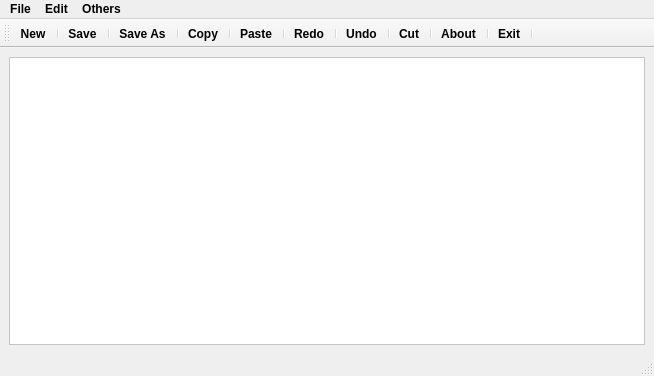
<?xml version="1.0" encoding="UTF-8"?>
<ui version="4.0">
 <class>MyNotepad</class>
 <widget class="QMainWindow" name="MyNotepad">
  <property name="geometry">
   <rect>
    <x>0</x>
    <y>0</y>
    <width>654</width>
    <height>376</height>
   </rect>
  </property>
  <property name="font">
   <font>
    <family>Arial</family>
    <bold>true</bold>
   </font>
  </property>
  <property name="windowTitle">
   <string>MyNotepad</string>
  </property>
  <property name="windowIcon">
   <iconset resource="myNotepad-Icons.qrc">
    <normaloff>:/icons/icon/notes.png</normaloff>:/icons/icon/notes.png</iconset>
  </property>
  <property name="autoFillBackground">
   <bool>false</bool>
  </property>
  <property name="styleSheet">
   <string notr="true">
</string>
  </property>
  <property name="dockNestingEnabled">
   <bool>false</bool>
  </property>
  <property name="unifiedTitleAndToolBarOnMac">
   <bool>true</bool>
  </property>
  <widget class="QWidget" name="centralwidget">
   <layout class="QVBoxLayout" name="verticalLayout">
    <item>
     <widget class="QTextEdit" name="textEdit">
      <property name="styleSheet">
       <string notr="true">background-color: rgb(255, 255, 255);</string>
      </property>
     </widget>
    </item>
   </layout>
  </widget>
  <widget class="QMenuBar" name="menubar">
   <property name="geometry">
    <rect>
     <x>0</x>
     <y>0</y>
     <width>654</width>
     <height>21</height>
    </rect>
   </property>
   <widget class="QMenu" name="menuFile">
    <property name="title">
     <string>File</string>
    </property>
    <addaction name="actionNew"/>
    <addaction name="actionOpen"/>
    <addaction name="separator"/>
    <addaction name="actionSave"/>
    <addaction name="separator"/>
    <addaction name="actionSave_As"/>
    <addaction name="actionPrint"/>
   </widget>
   <widget class="QMenu" name="menuEdit">
    <property name="title">
     <string>Edit</string>
    </property>
    <addaction name="actionCopy"/>
    <addaction name="actionCut"/>
    <addaction name="actionPaste"/>
    <addaction name="actionRedo"/>
    <addaction name="actionUndo"/>
   </widget>
   <widget class="QMenu" name="menuAbout">
    <property name="title">
     <string>Others</string>
    </property>
    <addaction name="actionAbout"/>
    <addaction name="actionFont"/>
    <addaction name="actionColor"/>
    <addaction name="actionExit"/>
   </widget>
   <addaction name="menuFile"/>
   <addaction name="menuEdit"/>
   <addaction name="menuAbout"/>
  </widget>
  <widget class="QStatusBar" name="statusbar"/>
  <widget class="QToolBar" name="toolBar">
   <property name="cursor">
    <cursorShape>PointingHandCursor</cursorShape>
   </property>
   <property name="windowTitle">
    <string>toolBar</string>
   </property>
   <attribute name="toolBarArea">
    <enum>TopToolBarArea</enum>
   </attribute>
   <attribute name="toolBarBreak">
    <bool>false</bool>
   </attribute>
   <addaction name="actionNew"/>
   <addaction name="separator"/>
   <addaction name="actionSave"/>
   <addaction name="separator"/>
   <addaction name="actionSave_As"/>
   <addaction name="separator"/>
   <addaction name="actionCopy"/>
   <addaction name="separator"/>
   <addaction name="actionPaste"/>
   <addaction name="separator"/>
   <addaction name="actionRedo"/>
   <addaction name="separator"/>
   <addaction name="actionUndo"/>
   <addaction name="separator"/>
   <addaction name="actionCut"/>
   <addaction name="separator"/>
   <addaction name="actionAbout"/>
   <addaction name="separator"/>
   <addaction name="actionExit"/>
   <addaction name="separator"/>
  </widget>
  <action name="actionNew">
   <property name="icon">
    <iconset resource="myNotepad-Icons.qrc">
     <normaloff>:/icons/icon/new-document.png</normaloff>:/icons/icon/new-document.png</iconset>
   </property>
   <property name="text">
    <string>New</string>
   </property>
   <property name="shortcut">
    <string>Ctrl+N</string>
   </property>
  </action>
  <action name="actionSave">
   <property name="icon">
    <iconset resource="myNotepad-Icons.qrc">
     <normaloff>:/icons/icon/diskette.png</normaloff>:/icons/icon/diskette.png</iconset>
   </property>
   <property name="text">
    <string>Save</string>
   </property>
   <property name="shortcut">
    <string>Ctrl+S</string>
   </property>
  </action>
  <action name="actionSave_As">
   <property name="icon">
    <iconset>
     <normalon>:/icons/icon/save.png</normalon>
    </iconset>
   </property>
   <property name="text">
    <string>Save As</string>
   </property>
   <property name="shortcut">
    <string>Ctrl+Shift+S</string>
   </property>
  </action>
  <action name="actionCopy">
   <property name="icon">
    <iconset>
     <normalon>:/icons/icon/copy.png</normalon>
    </iconset>
   </property>
   <property name="text">
    <string>Copy</string>
   </property>
   <property name="shortcut">
    <string>Ctrl+C</string>
   </property>
  </action>
  <action name="actionCut">
   <property name="icon">
    <iconset resource="myNotepad-Icons.qrc">
     <normaloff>:/icons/icon/cutting.png</normaloff>:/icons/icon/cutting.png</iconset>
   </property>
   <property name="text">
    <string>Cut</string>
   </property>
   <property name="shortcut">
    <string>Ctrl+X</string>
   </property>
  </action>
  <action name="actionPaste">
   <property name="icon">
    <iconset resource="myNotepad-Icons.qrc">
     <normaloff>:/icons/icon/paste.png</normaloff>:/icons/icon/paste.png</iconset>
   </property>
   <property name="text">
    <string>Paste</string>
   </property>
   <property name="shortcut">
    <string>Ctrl+V</string>
   </property>
  </action>
  <action name="actionRedo">
   <property name="icon">
    <iconset>
     <normalon>:/icons/icon/redo.png</normalon>
    </iconset>
   </property>
   <property name="text">
    <string>Redo</string>
   </property>
   <property name="shortcut">
    <string>Ctrl+R</string>
   </property>
  </action>
  <action name="actionUndo">
   <property name="icon">
    <iconset>
     <normalon>:/icons/icon/undo.png</normalon>
    </iconset>
   </property>
   <property name="text">
    <string>Undo</string>
   </property>
   <property name="shortcut">
    <string>Ctrl+U</string>
   </property>
  </action>
  <action name="actionOpen">
   <property name="icon">
    <iconset>
     <normalon>:/icons/icon/folder.png</normalon>
    </iconset>
   </property>
   <property name="text">
    <string>Open</string>
   </property>
   <property name="shortcut">
    <string>Ctrl+O</string>
   </property>
  </action>
  <action name="actionAbout">
   <property name="icon">
    <iconset resource="myNotepad-Icons.qrc">
     <normaloff>:/icons/icon/info.png</normaloff>:/icons/icon/info.png</iconset>
   </property>
   <property name="text">
    <string>About</string>
   </property>
   <property name="shortcut">
    <string>I</string>
   </property>
  </action>
  <action name="actionExit">
   <property name="icon">
    <iconset>
     <normalon>:/icons/icon/close-button.png</normalon>
    </iconset>
   </property>
   <property name="text">
    <string>Exit</string>
   </property>
   <property name="shortcut">
    <string>Shift+F4</string>
   </property>
  </action>
  <action name="actionColor">
   <property name="icon">
    <iconset resource="myNotepad-Icons.qrc">
     <normaloff>:/icons/icon/color-wheel.png</normaloff>:/icons/icon/color-wheel.png</iconset>
   </property>
   <property name="text">
    <string>Color</string>
   </property>
  </action>
  <action name="actionFont">
   <property name="icon">
    <iconset resource="myNotepad-Icons.qrc">
     <normaloff>:/icons/icon/adobe-fonts.png</normaloff>:/icons/icon/adobe-fonts.png</iconset>
   </property>
   <property name="text">
    <string>Font</string>
   </property>
  </action>
  <action name="actionPrint">
   <property name="icon">
    <iconset theme="QIcon::ThemeIcon::Printer"/>
   </property>
   <property name="text">
    <string>Print </string>
   </property>
   <property name="shortcut">
    <string>Ctrl+P</string>
   </property>
  </action>
 </widget>
 <resources>
  <include location="myNotepad-Icons.qrc"/>
 </resources>
 <connections/>
</ui>
